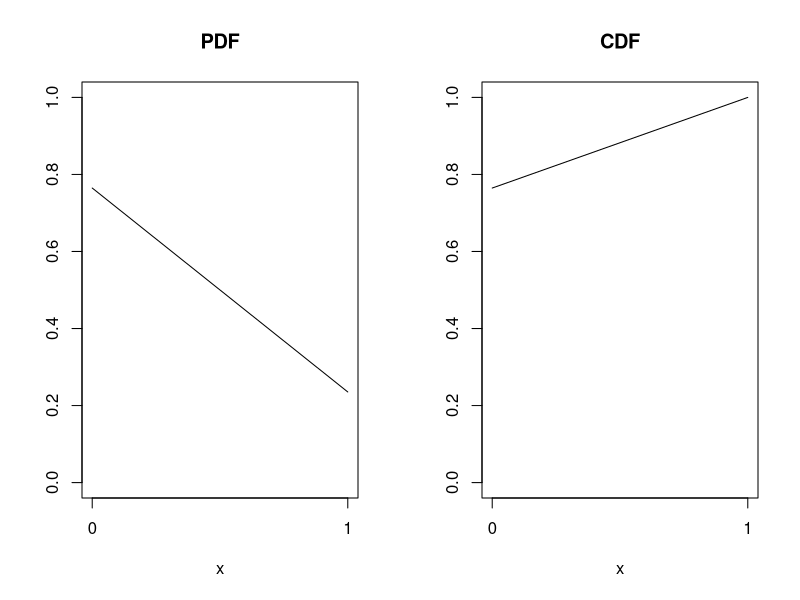
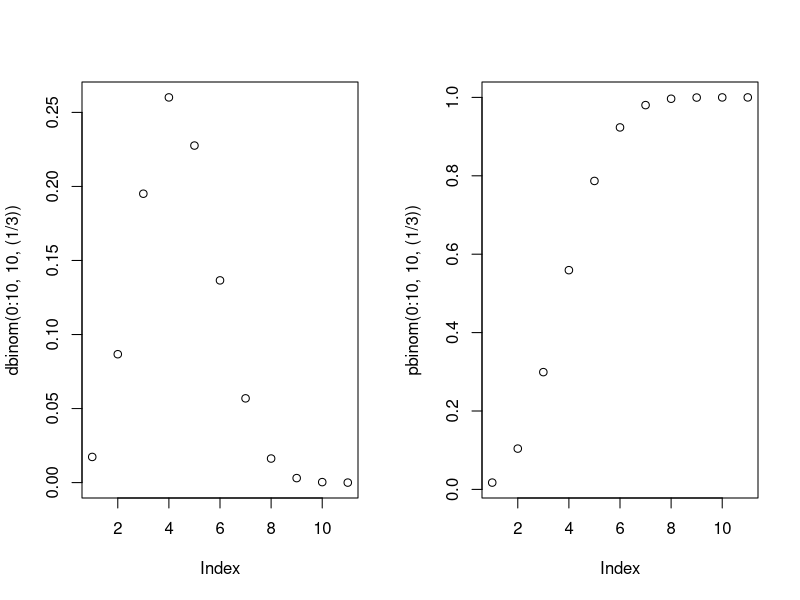
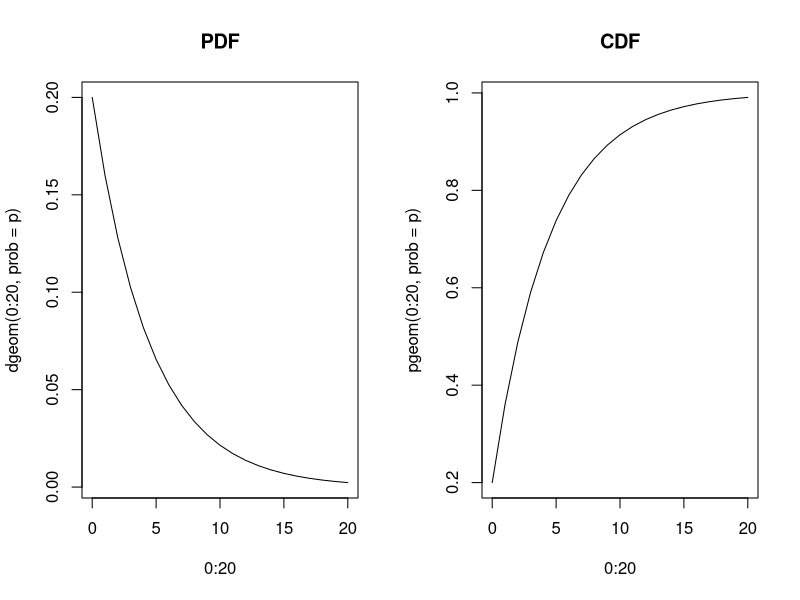
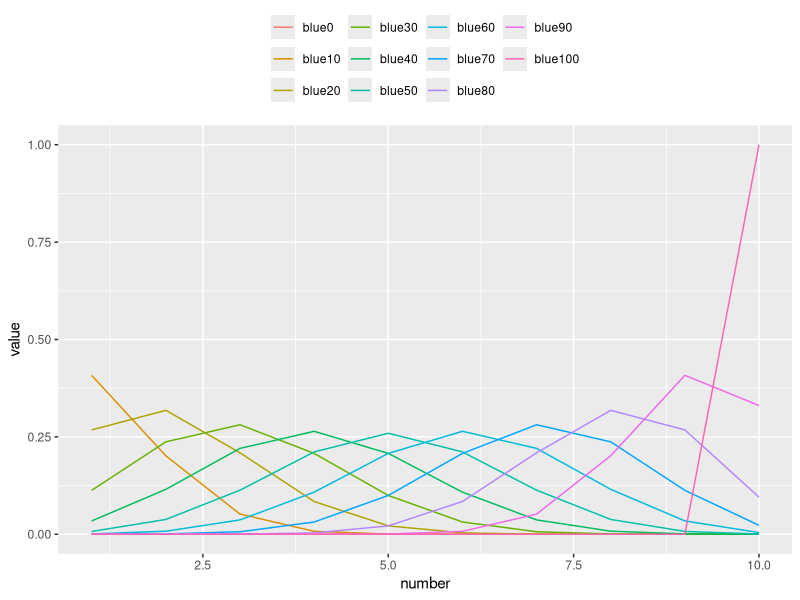
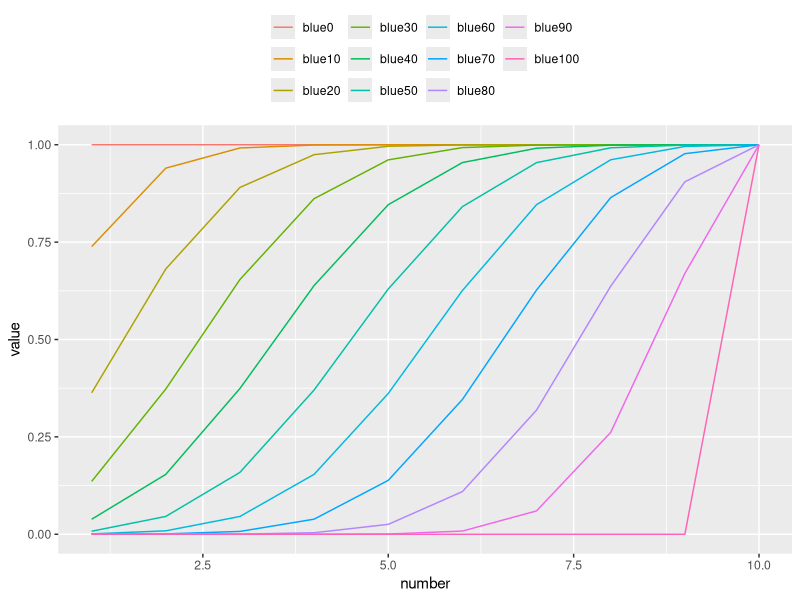
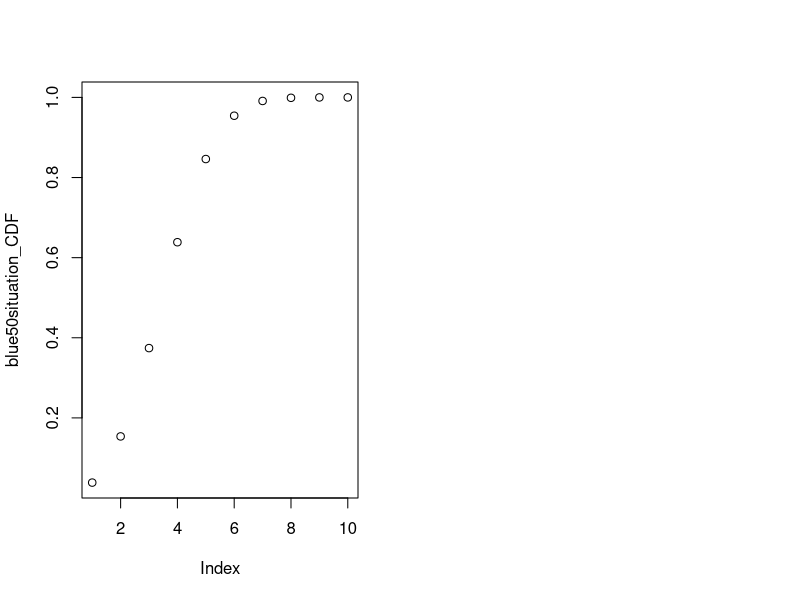
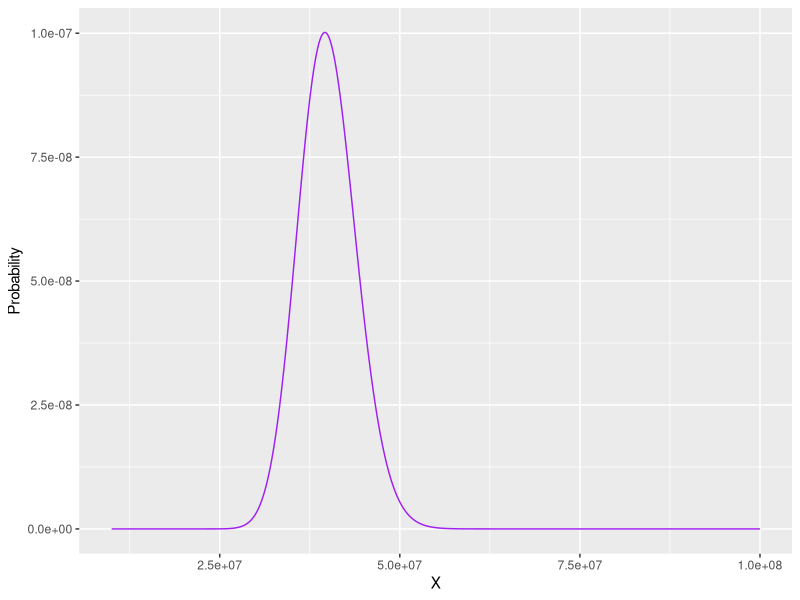
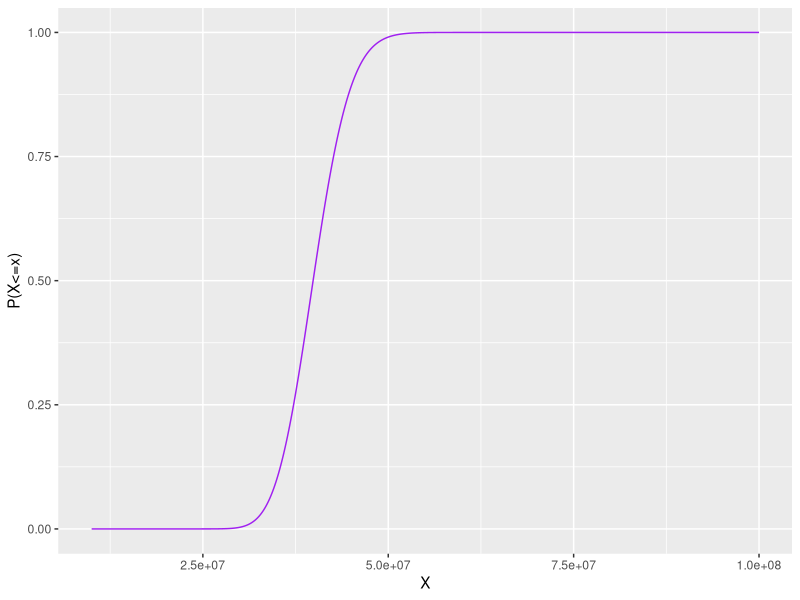

R code for these plots, in order:
## ---- chunk 1
knitr::opts_chunk$set(echo = TRUE)
## ---- chunk 2
set.seed(20190930)
par(mfrow = c(1,2))
plot(x= c(0, 1), y = dbinom(c(0, 1), 1, 4/17), type = "l", 
     main = "PDF", xlab = "x", ylab = "", ylim = c(0, 1), xaxt='n')
axis(side = 1, at = c(0, 1))
plot(x= c(0, 1), y = pbinom(c(0, 1), 1, 4/17), type = "l", 
     main = "CDF", xlab = "x", ylab = "", ylim = c(0, 1), xaxt='n')
axis(side = 1, at = c(0, 1))

## ---- chunk 3
dbinom(1,10, (1/3))

# What is the probability of 1 success out of 10 trials given the probability of success is 1/3 in a single trial

dbinom(0:10, 10, (1/3))

#Then we wanted to know what the discrete probabilities would be for 0-10 trials given the observed probability of 1/3. 
## ---- chunk 4
pbinom(0:10, 10, (1/3))


par(mfrow = c(1,2))
plot(dbinom(0:10,10, (1/3)))
plot(pbinom(0:10,10, (1/3)))
## ---- chunk 5
p = 0.2
par(mfrow=c(1,2))
plot(0:20, dgeom(0:20,prob = p), type = "l", main = "PDF")
plot(0:20, pgeom(0:20,prob = p), type = "l", main = "CDF")

## ---- chunk 6
pgeom(6,prob = p)
## ---- chunk 7

library(ggplot2)
library(reshape2)

blue <- c(0,10,20,30,40,50,60,70,80,90,100) # our parameter

# make PDF
pdf <- NULL
for (i in blue){
  xx <- dhyper(1:10, i, 100-i, 10)
  pdf <- cbind(pdf, xx) 
}

colnames(pdf) <- paste("blue", blue, sep = "")

# make CDF
cdf <- NULL
for (i in blue){
  xx <- phyper(1:10, i, 100-i, 10)
  cdf <- cbind(cdf, xx) 
}

colnames(cdf) <- paste("blue", blue, sep = "")

# make dataframe for ggplot
pdf2 <- data.frame(pdf, number=1:10)
pdf2 <- melt(pdf2, "number")
cdf2 <- data.frame(cdf, number=1:10)
cdf2 <- melt(cdf2, "number")

# plot PDF with 10 different parameters 
ggplot()+
  geom_line(aes(y = value, x = number, colour = variable),
                     data = pdf2, stat="identity") +
  theme(legend.title = element_blank(),
        legend.position="top")
 
# plot CDF with 10 different parameters
ggplot()+
  geom_line(aes(y = value, x = number, colour = variable),
            data = cdf2, stat="identity") +
  theme(legend.title = element_blank(),
        legend.position="top")


## ---- chunk 8
# when there are 50 blue colonies among 100 colonies, we will sample 10 colonies. 
blue50situation_PDF <- pdf[,5]
blue50situation_CDF <- cdf[,5]

plot(blue50situation_CDF)
# according to the plot of CDF, we can obtain at least 6 colonies by 95.42% when sampling 10 colonies.
## ---- chunk 9

require(ggplot2)

r=100
p=0.0000025
nmax=10^8
nmin=10^7
xmax=nmax-r
xmin=nmin-r
xrange=seq(xmin,xmax,by=100000)

pmf <- dnbinom(xrange,r,p)
pmf.data <- as.data.frame(pmf)
ggplot(pmf.data,aes(x=xrange,y=pmf))+
  geom_line(color="purple")+
  xlab("X")+
  ylab("Probability")

cdf <- pnbinom(xrange,r,p)
cdf.data <- as.data.frame(cdf)
ggplot(cdf.data,aes(x=xrange,y=cdf))+
  geom_line(color="purple")+
  xlab("X")+
  ylab("P(X<=x)")



#There is another useful way to use this function. Like what is the #probability of getting 100 or less transformants. This could be #calculated by summing over the range 1:100 in dbinom's size #parameter (r).

## ---- chunk 10

cdf2 <- pnbinom(5*10^7,r,p)
cdf2


## ---- chunk 11
lambda <- 40 #blue cells per plate
range.vector <- 0:100

# We chose our rate to be 40 blue cells/plate because based on our lab experience, that is usually how many blue cells we've gotten when transforming lac z plasmids.
## ---- chunk 12
blue.cells.per.plate <- 40
range.vector <- 0:100

par(mfrow = c(1,3))

PDF.Poisson <- dpois(range.vector, lambda = blue.cells.per.plate)
plot(PDF.Poisson, type = "l", main = "Marcel's Swag", xlab = "# Blue cells/plate", ylab = "PDF")

CDF.Poisson <- ppois(range.vector, lambda = blue.cells.per.plate)
plot(CDF.Poisson, type = "l", main = "Avrami's Swag", xlab = "# Blue cells/plate", ylab = "CDF")

PDF.Exp <- dexp(range.vector, rate = blue.cells.per.plate)
plot(PDF.Exp, type = "l")

## ---- chunk 13
pdf_transformation <- dnorm(x = 0:100, mean = 50, sd = 6)
head(pdf_transformation)

hist(pdf_transformation)

pdf_df <- data.frame(normal = pdf_transformation,
                     X = 0:100)

ggplot(pdf_df,
       aes_string(x= 0:100, y="normal")) + 
  theme_classic() +
  geom_line()
## ---- chunk 14
cdf_transformation <- pnorm(q = 0:100, mean = 50, sd = 6)

cdf_df <- data.frame(normal = cdf_transformation,
                     X = 0:100)

ggplot(cdf_df,
       aes_string(x= 0:100, y="normal")) + 
  theme_classic() +
  geom_line()
## ---- chunk 15
# given a circular dish, with the total number of clones we can know the distribution of transformed clone. Say that we have 100 clones in the dish:
area = 80
rate = 0.1  # rate is lambda
area_clone = dexp(c(0:area), rate)
dist_clone = (area_clone / 3.14) ** 0.5

par(mfrow = c(1,2))
plot(c(0:area), area_clone, type = "l")
plot(c(0:area), dist_clone, type = "l")


## ---- chunk 16
par(mfrow = c(1,2))
cdf_area = pexp(c(0:area), rate)
cdf_dist = (cdf_area / 3.14) ** 0.5
plot(c(0:area), cdf_area, type = "l")
plot(c(0:area), cdf_dist, type = "l")
## ---- chunk 17

library(ggplot2)
library(scales) # need this for pretty_breaks()

lambda=.2
colony.distance.pdf=dexp(0:30, lambda)
colony.distance.cdf=pexp(0:30, lambda)
colony.distance = data.frame(PDF = colony.distance.pdf, CDF=colony.distance.cdf, Distance=0:30)
ggplot( colony.distance ,aes( x = Distance ,y = PDF )) +
  theme_classic() +
  geom_line() +
  scale_x_continuous(breaks=pretty_breaks())
ggplot( colony.distance ,aes( x = Distance ,y = CDF )) +
  theme_classic() +
  geom_line() +
  scale_x_continuous(breaks=pretty_breaks())

## ---- chunk 18
colony.distance.cdf
